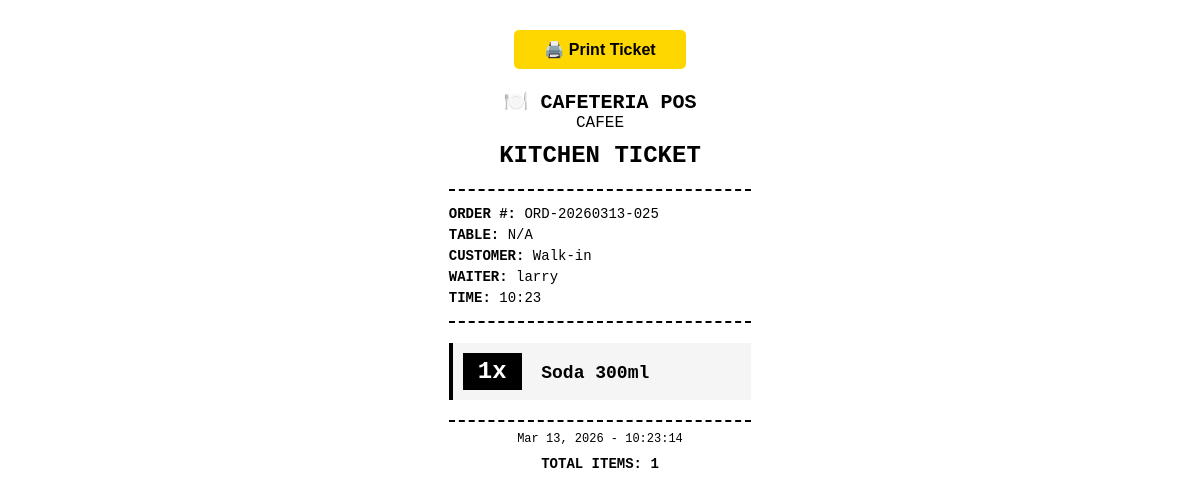
Page /orders/87/kitchen-ticket/ (signed in) on the committed database.
### orders/models.py (models this page shows, shortened)
class Order(models.Model):
    STATUS_CHOICES = [
        ('PENDING', 'Pending'),
        ('IN_KITCHEN', 'In Kitchen'),
        ('READY', 'Ready'),
        ('COMPLETED', 'Completed'),
        ('CANCELLED', 'Cancelled'),
    ]
    order_number = models.CharField(max_length=20, unique=True, editable=False)
    waiter = models.ForeignKey(
        settings.AUTH_USER_MODEL,
        on_delete=models.SET_NULL,
        null=True,
        related_name='orders_served'
    )
    customer_name = models.CharField(max_length=100, blank=True)
    table_number = models.CharField(max_length=20, blank=True)
    status = models.CharField(max_length=20, choices=STATUS_CHOICES, default='PENDING')
    subtotal = models.DecimalField(max_digits=10, decimal_places=2, default=0)
    tax = models.DecimalField(max_digits=10, decimal_places=2, default=0)
    total = models.DecimalField(max_digits=10, decimal_places=2, default=0)
    notes = models.TextField(blank=True)
    created_at = models.DateTimeField(auto_now_add=True)
    updated_at = models.DateTimeField(auto_now=True)
    completed_at = models.DateTimeField(null=True, blank=True)
    class Meta:
        ordering = ['-created_at']

class OrderItem(models.Model):
    order = models.ForeignKey(Order, on_delete=models.CASCADE, related_name='items')
    menu_item = models.ForeignKey(MenuItem, on_delete=models.PROTECT)
    quantity = models.IntegerField(validators=[MinValueValidator(1)])
    unit_price = models.DecimalField(max_digits=10, decimal_places=2)
    total = models.DecimalField(max_digits=10, decimal_places=2)
    notes = models.TextField(blank=True, help_text="Special instructions")
    class Meta:
        ordering = ['id']

### accounts/models.py (models this page shows, shortened)
class User(AbstractUser):
    ROLE_CHOICES = [
        ('SUPERADMIN', 'Super Admin'),
        ('WAITER', 'Waiter'),
        ('CASHIER', 'Cashier'),
    ]
    role = models.CharField(max_length=20, choices=ROLE_CHOICES, default='WAITER')
    phone_number = models.CharField(max_length=15, blank=True, null=True)
    is_active = models.BooleanField(default=True)
    created_at = models.DateTimeField(auto_now_add=True)
    updated_at = models.DateTimeField(auto_now=True)
    class Meta:
        ordering = ['-date_joined']
    def get_full_name(self):
        if self.first_name and self.last_name:
            return f"{self.first_name} {self.last_name}"
        return self.username

### menu/models.py (models this page shows, shortened)
class MenuItem(models.Model):
    category = models.ForeignKey(Category, on_delete=models.CASCADE, related_name='items')
    name = models.CharField(max_length=200)
    description = models.TextField(blank=True)
    selling_price = models.DecimalField(
        max_digits=10,
        decimal_places=2,
        default=0.00,
        verbose_name="Selling Price (KSH)"
    )
    image = models.ImageField(upload_to='menu_images/', blank=True, null=True)
    is_active = models.BooleanField(default=True)
    track_inventory = models.BooleanField(
        default=True,
        help_text="Enable inventory tracking for this item"
    )
    is_available = models.BooleanField(default=True)
    is_active = models.BooleanField(default=True)
    created_at = models.DateTimeField(auto_now_add=True)
    updated_at = models.DateTimeField(auto_now=True)
    class Meta:
        ordering = ['category', 'name']
        unique_together = ['category', 'name']

### orders/views.py (the view)
# urls.py: path('<int:pk>/kitchen-ticket/', views.kitchen_ticket, name='kitchen_ticket'),
@login_required
def kitchen_ticket(request, pk):
    order = get_object_or_404(Order, pk=pk)
    return render(request, 'orders/kitchen_ticket.html', {'order': order})

### templates/orders/kitchen_ticket.html (shortened to what this page needs)
<!DOCTYPE html>
<html lang="en">
<head>
</head>
<body onload="window.print()">
    <div class="no-print">
        <button class="print-btn" onclick="window.print()">🖨️ Print Ticket</button>
    </div>
    <div class="header">
        <div style="font-size: 20px; font-weight: bold;">🍽️ CAFETERIA POS</div>
        <div style="font-size: 16px;"> CAFEE </div>
        <div class="title">KITCHEN TICKET</div>
    </div>
    <div class="order-info">
        <div><strong>ORDER #:</strong> {{ order.order_number }}</div>
        <div><strong>TABLE:</strong> {{ order.table_number|default:"N/A" }}</div>
        <div><strong>CUSTOMER:</strong> {{ order.customer_name|default:"Walk-in" }}</div>
        <div><strong>WAITER:</strong> {{ order.waiter.get_full_name }}</div>
        <div><strong>TIME:</strong> {{ order.created_at|date:"H:i" }}</div>
    </div>
    <div class="items">
        {% for item in order.items.all %}
        <div class="item">
            <div>
                <span class="item-qty">{{ item.quantity }}x</span>
                <span class="item-name">{{ item.menu_item.name }}</span>
            </div>
        </div>
        {% endfor %}
    </div>
    <div class="footer">
        <div style="font-size: 12px;">{{ order.created_at|date:"M d, Y - H:i:s" }}</div>
        <div style="font-size: 14px; margin-top: 10px;">
            <strong>TOTAL ITEMS: {{ order.items.count }}</strong>
        </div>
    </div>
</body>
</html>

### templates/orders/kitchen_ticket.html (style rules this page uses)
body { font-family: 'Courier New', monospace; max-width: 80mm; margin: 0 auto; padding: 10px; }
.header { text-align: center; border-bottom: 2px dashed #000; padding-bottom: 10px; margin-bottom: 15px; }
.title { font-size: 24px; font-weight: bold; margin: 10px 0; }
.order-info { margin-bottom: 15px; }
.order-info div { margin: 5px 0; font-size: 14px; }
.items { border-top: 2px dashed #000; padding-top: 10px; }
.item { margin: 10px 0; padding: 10px; background: #f5f5f5; border-left: 4px solid #000; }
.item-name { font-size: 18px; font-weight: bold; margin-bottom: 5px; }
.item-qty { font-size: 24px; font-weight: bold; display: inline-block; background: #000; color: #fff; padding: 5px 15px; margin-right: 10px; }
.footer { text-align: center; border-top: 2px dashed #000; padding-top: 10px; margin-top: 20px; }
.print-btn { margin: 20px auto; display: block; padding: 10px 30px; background: #FFD700; border: none; border-radius: 5px; font-size: 16px; font-weight: bold; cursor: pointer; }

### rows in the picture
Order: order_number "ORD-20260313-025", table_number "N/A", customer_name "Walk-in", waiter.get_full_name "larry", created_at "10:23", created_at "Mar 13, 2026 - 10:23:14", items.count "1"
OrderItem: quantity "1", menu_item.name "Soda 300ml"
